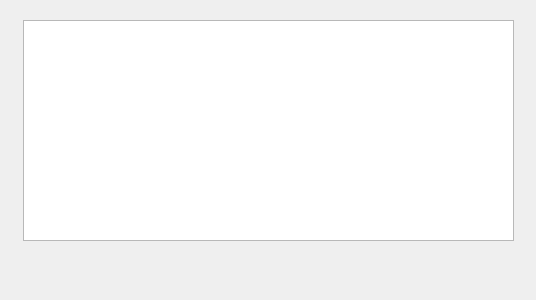
<?xml version="1.0" encoding="UTF-8"?>
<ui version="4.0">
 <class>HelpForm</class>
 <widget class="QWidget" name="HelpForm">
  <property name="geometry">
   <rect>
    <x>0</x>
    <y>0</y>
    <width>536</width>
    <height>300</height>
   </rect>
  </property>
  <property name="windowTitle">
   <string>Form</string>
  </property>
  <widget class="QTextEdit" name="textEdit">
   <property name="geometry">
    <rect>
     <x>23</x>
     <y>20</y>
     <width>491</width>
     <height>221</height>
    </rect>
   </property>
  </widget>
 </widget>
 <resources/>
 <connections/>
</ui>
